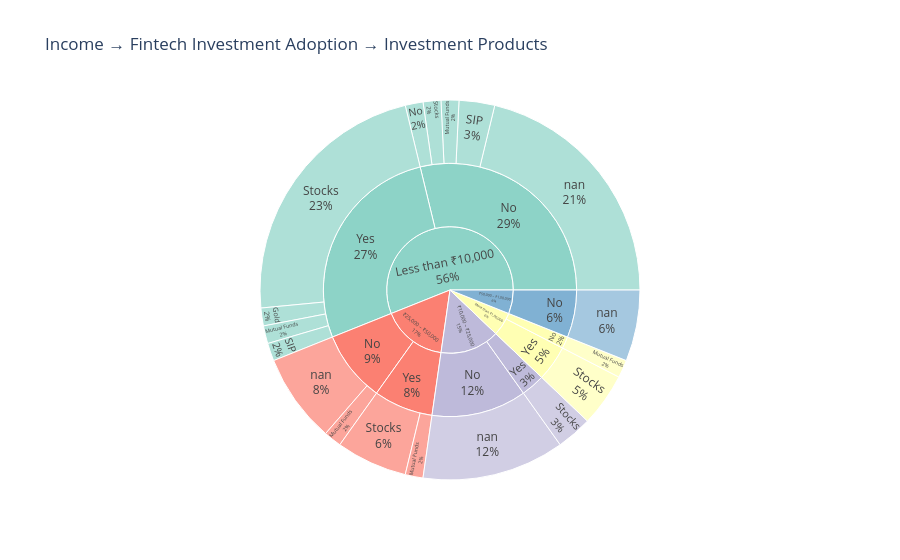

Here is the notebook cell this chart was saved with:
### Markdown cell above
# Interactive Visualization

An interactive Plotly Sunburst chart was created to visualize investment product preferences across different income groups.

### Code cell
import pandas as pd
import plotly.express as px

# Loading CSV
file_path = "Fintech_Survey_Responses.csv"
df = pd.read_csv(file_path)

# Clean column names
df.columns = df.columns.str.strip()

# Select exact columns
income_col = "Monthly income (in ₹)"
invest_col = "Do you invest using fintech apps?"
product_col = "What kind of investment products do you use?"

# Handle multiple selections in products
df["PrimaryProduct"] = df[product_col].astype(str).str.split(",").str[0].str.strip()

# Build Sunburst chart
fig = px.sunburst(
    df,
    path=[income_col, invest_col, "PrimaryProduct"],
    color=income_col,
    color_discrete_sequence=px.colors.qualitative.Set3,
    title="Income → Fintech Investment Adoption → Investment Products"
)

fig.update_traces(textinfo="label+percent entry")

# Show chart
fig.show()

### Figure 1 — Plotly figure (JSON) as saved in the notebook; plotly's stock layout.template omitted (floating-point values rounded to 4 significant figures)
{"data": [{"branchvalues": "total", "customdata": [["Less than ₹10,000"], ["Less than ₹10,000"], ["Less than ₹10,000"], ["Less than ₹10,000"], ["Less than ₹10,000"], ["Less than ₹10,000"], ["Less than ₹10,000"], ["Less than ₹10,000"], ["Less than ₹10,000"], ["Less than ₹10,000"], ["Less than ₹10,000"], ["Less than ₹10,000"], ["More than ₹1,00,000"], ["More than ₹1,00,000"], ["More than ₹1,00,000"], ["More than ₹1,00,000"], ["More than ₹1,00,000"], ["₹10,000 – ₹25,000"], ["₹10,000 – ₹25,000"], ["₹10,000 – ₹25,000"], ["₹10,000 – ₹25,000"], ["₹10,000 – ₹25,000"], ["₹25,000 – ₹50,000"], ["₹25,000 – ₹50,000"], ["₹25,000 – ₹50,000"], ["₹25,000 – ₹50,000"], ["₹25,000 – ₹50,000"], ["₹25,000 – ₹50,000"], ["₹25,000 – ₹50,000"], ["₹50,000 – ₹1,00,000"], ["₹50,000 – ₹1,00,000"], ["₹50,000 – ₹1,00,000"]], "domain": {"x": [0, 1], "y": [0, 1]}, "hovertemplate": "labels=%{label}<br>count=%{value}<br>parent=%{parent}<br>id=%{id}<br>Monthly income (in ₹)=%{customdata[0]}<extra></extra>", "ids": ["Less than ₹10,000/Yes/Stocks", "Less than ₹10,000", "Less than ₹10,000/No", "Less than ₹10,000/Yes", "Less than ₹10,000/Yes/Gold", "Less than ₹10,000/No/Mutual Funds", "Less than ₹10,000/No/Stocks", "Less than ₹10,000/Yes/Mutual Funds", "Less than ₹10,000/Yes/SIP", "Less than ₹10,000/No/No", "Less than ₹10,000/No/nan", "Less than ₹10,000/No/SIP", "More than ₹1,00,000", "More than ₹1,00,000/No/Mutual Funds", "More than ₹1,00,000/Yes/Stocks", "More than ₹1,00,000/Yes", "More than ₹1,00,000/No", "₹10,000 – ₹25,000/Yes/Stocks", "₹10,000 – ₹25,000", "₹10,000 – ₹25,000/No/nan", "₹10,000 – ₹25,000/Yes", "₹10,000 – ₹25,000/No", "₹25,000 – ₹50,000/Yes/Mutual Funds", "₹25,000 – ₹50,000/Yes", "₹25,000 – ₹50,000", "₹25,000 – ₹50,000/No/Mutual Funds", "₹25,000 – ₹50,000/Yes/Stocks", "₹25,000 – ₹50,000/No/nan", "₹25,000 – ₹50,000/No", "₹50,000 – ₹1,00,000/No/nan", "₹50,000 – ₹1,00,000", "₹50,000 – ₹1,00,000/No"], "labels": ["Stocks", "Less than ₹10,000", "No", "Yes", "Gold", "Mutual Funds", "Stocks", "Mutual Funds", "SIP", "No", "nan", "SIP", "More than ₹1,00,000", "Mutual Funds", "Stocks", "Yes", "No", "Stocks", "₹10,000 – ₹25,000", "nan", "Yes", "No", "Mutual Funds", "Yes", "₹25,000 – ₹50,000", "Mutual Funds", "Stocks", "nan", "No", "nan", "₹50,000 – ₹1,00,000", "No"], "marker": {"colors": ["rgb(141,211,199)", "rgb(141,211,199)", "rgb(141,211,199)", "rgb(141,211,199)", "rgb(141,211,199)", "rgb(141,211,199)", "rgb(141,211,199)", "rgb(141,211,199)", "rgb(141,211,199)", "rgb(141,211,199)", "rgb(141,211,199)", "rgb(141,211,199)", "rgb(255,255,179)", "rgb(255,255,179)", "rgb(255,255,179)", "rgb(255,255,179)", "rgb(255,255,179)", "rgb(190,186,218)", "rgb(190,186,218)", "rgb(190,186,218)", "rgb(190,186,218)", "rgb(190,186,218)", "rgb(251,128,114)", "rgb(251,128,114)", "rgb(251,128,114)", "rgb(251,128,114)", "rgb(251,128,114)", "rgb(251,128,114)", "rgb(251,128,114)", "rgb(128,177,211)", "rgb(128,177,211)", "rgb(128,177,211)"]}, "name": "", "parents": ["Less than ₹10,000/Yes", "", "Less than ₹10,000", "Less than ₹10,000", "Less than ₹10,000/Yes", "Less than ₹10,000/No", "Less than ₹10,000/No", "Less than ₹10,000/Yes", "Less than ₹10,000/Yes", "Less than ₹10,000/No", "Less than ₹10,000/No", "Less than ₹10,000/No", "", "More than ₹1,00,000/No", "More than ₹1,00,000/Yes", "More than ₹1,00,000", "More than ₹1,00,000", "₹10,000 – ₹25,000/Yes", "", "₹10,000 – ₹25,000/No", "₹10,000 – ₹25,000", "₹10,000 – ₹25,000", "₹25,000 – ₹50,000/Yes", "₹25,000 – ₹50,000", "", "₹25,000 – ₹50,000/No", "₹25,000 – ₹50,000/Yes", "₹25,000 – ₹50,000/No", "₹25,000 – ₹50,000", "₹50,000 – ₹1,00,000/No", "", "₹50,000 – ₹1,00,000"], "textinfo": "label+percent entry", "type": "sunburst", "values": [15, 37, 19, 18, 1, 1, 1, 1, 1, 1, 14, 2, 4, 1, 3, 3, 1, 2, 10, 8, 2, 8, 1, 5, 11, 1, 4, 5, 6, 4, 4, 4]}], "layout": {"legend": {"tracegroupgap": 0}, "sunburstcolorway": ["rgb(141,211,199)", "rgb(255,255,179)", "rgb(190,186,218)", "rgb(251,128,114)", "rgb(128,177,211)", "rgb(253,180,98)", "rgb(179,222,105)", "rgb(252,205,229)", "rgb(217,217,217)", "rgb(188,128,189)", "rgb(204,235,197)", "rgb(255,237,111)"], "title": {"text": "Income → Fintech Investment Adoption → Investment Products"}}}
